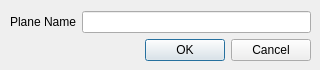
<?xml version="1.0" encoding="UTF-8"?>
<ui version="4.0">
 <class>addPlaneDialog</class>
 <widget class="QDialog" name="addPlaneDialog">
  <property name="geometry">
   <rect>
    <x>0</x>
    <y>0</y>
    <width>320</width>
    <height>70</height>
   </rect>
  </property>
  <property name="windowTitle">
   <string>Dialog</string>
  </property>
  <widget class="QDialogButtonBox" name="buttons">
   <property name="geometry">
    <rect>
     <x>90</x>
     <y>30</y>
     <width>221</width>
     <height>41</height>
    </rect>
   </property>
   <property name="orientation">
    <enum>Qt::Horizontal</enum>
   </property>
   <property name="standardButtons">
    <set>QDialogButtonBox::Cancel|QDialogButtonBox::Ok</set>
   </property>
  </widget>
  <widget class="QWidget" name="">
   <property name="geometry">
    <rect>
     <x>10</x>
     <y>10</y>
     <width>301</width>
     <height>24</height>
    </rect>
   </property>
   <layout class="QHBoxLayout" name="horizontalLayout">
    <item>
     <widget class="QLabel" name="label">
      <property name="text">
       <string>Plane Name</string>
      </property>
     </widget>
    </item>
    <item>
     <widget class="QLineEdit" name="planeName"/>
    </item>
   </layout>
  </widget>
 </widget>
 <resources/>
 <connections>
  <connection>
   <sender>buttons</sender>
   <signal>accepted()</signal>
   <receiver>addPlaneDialog</receiver>
   <slot>accept()</slot>
   <hints>
    <hint type="sourcelabel">
     <x>248</x>
     <y>254</y>
    </hint>
    <hint type="destinationlabel">
     <x>157</x>
     <y>274</y>
    </hint>
   </hints>
  </connection>
  <connection>
   <sender>buttons</sender>
   <signal>rejected()</signal>
   <receiver>addPlaneDialog</receiver>
   <slot>reject()</slot>
   <hints>
    <hint type="sourcelabel">
     <x>316</x>
     <y>260</y>
    </hint>
    <hint type="destinationlabel">
     <x>286</x>
     <y>274</y>
    </hint>
   </hints>
  </connection>
 </connections>
</ui>
